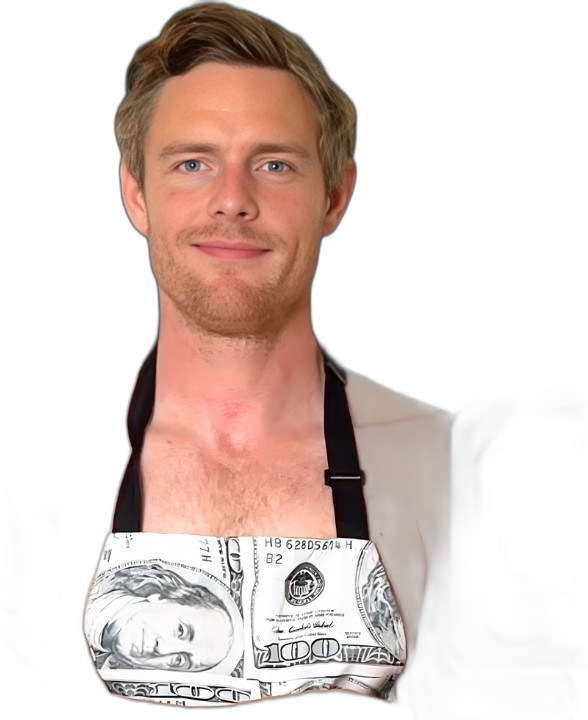
#> input picture assets/nathaniel-cutout.png, 588 x 720 px
$ python framediff.py --img ../../assets/nathaniel-cutout.png ../../assets/nathaniel-head.png
#> lines starting #> are read from the running program, lines starting #| are printed output that depends on the picture; long printed decimals are rounded
#!/usr/bin/env python3
"""
framediff.py — prove an edit actually changed the pixels (catch silent no-op "fixes").

THE BUG THIS EXISTS FOR
  The 10:06 cutout "fix" silently no-op'd: a regex in an overlay/composite .py didn't
  match, so re.sub() rewrote nothing, ffmpeg re-rendered the IDENTICAL frame, exit code
  was 0, and the QC grid went green. "Rendered" is not "changed". The only honest proof
  that an edit landed is: the pixels at the clip's REAL timecode are different before vs
  after. This tool measures that difference and FAILS LOUD when they're identical.

WHAT IT DOES
  (a) --img A.png B.png
        PIL mean-absolute pixel diff over 0-255 (both images coerced to RGB and, if
        sizes differ, B is resized to A so the compare is defined).
        exit 0  -> CHANGED  (delta > --threshold, default 1.0)
        exit 2  -> NO-OP: frames identical (delta <= threshold)

  (b) --clip A.mp4 B.mp4 --at SEC
        extract ONE frame at SEC (accepts seconds like 606 or mm:ss like 10:06) from each
        clip via ffmpeg, then run the same mean-abs compare. Same exit codes.
        --at may be given as one timecode (same SEC in both clips) or as two
        ("--at 10:05 10:06") to diff two MOMENTS of a SINGLE clip (pass the same file
        twice) — useful to confirm a cut/overlay differs across a known boundary.

  Always prints the delta number. A defect (NO-OP) is a NONZERO exit so a pipeline /
  Makefile / CI step stops instead of marching on with an unchanged render.

  (c) stray --final out.mp4 --aroll aroll.mp4 --plan plan.json   (subcommand)
        THE INVERSE OF check-overlays.py. That tool proves DECLARED elements LAND;
        this proves UNDECLARED ones are ABSENT — it catches leaked backgrounds,
        watermarks, a persistent grid/safe-frame, a render artifact, or a stale
        overlay PNG nobody asked for: pixels that CHANGED from the clean A-roll in a
        spot/time where NO beat declared anything.

        How it stays honest about a TALKING-HEAD A-roll (the face moves, that is
        expected and is NOT a defect): it samples many frames, grids the frame into
        cells, and only flags a cell that (1) differs from the A-roll AND (2) does so
        STATICALLY and PERSISTENTLY across the sampled span — a real overlay/artifact
        holds still; the face/hands/background-noise jitter, so their per-cell delta
        is unstable and is filtered out. Cells that fall inside a region+window where
        the plan DOES declare an overlay are subtracted first, so legit graphics never
        flag. Persistent stray cells are clustered into a bounding box and reported
        with the timecode span they persist over.
        exit 0  -> CLEAN: every persistent change is accounted for by a declared overlay
        exit 2  -> STRAY: an undeclared persistent region was found (a leaked element)

EXIT CODES
  0  CHANGED / CLEAN  — (img/clip) delta > threshold · (stray) no undeclared region
  2  NO-OP / STRAY    — (img/clip) delta <= threshold · (stray) leaked element found
  3  usage / IO / ffmpeg error

USAGE
  # two stills:
  python3 framediff.py --img before.png after.png
  python3 framediff.py --img before.png after.png --threshold 2.5

  # one moment, two renders (the real regression guard for a "fix"):
  python3 framediff.py --clip render_old.mp4 render_new.mp4 --at 10:06

  # two moments of ONE clip (confirm a boundary actually differs):
  python3 framediff.py --clip out.mp4 out.mp4 --at 10:05 10:06

  # stray-artifact sweep — undeclared persistent pixels vs the clean A-roll:
  python3 framediff.py stray --final out.mp4 --aroll aroll.mp4 --plan plan.json
  python3 framediff.py stray --final out.mp4 --aroll aroll.mp4 --plan plan.json \
      --samples 24 --cell 64 --cell-thresh 14 --persist 0.85 --save /tmp/stray

HARD RULE (carry this forward)
  Never mutate an overlay/composite .py with sed / re.sub / awk. Read-first Edit only,
  then run framediff at the clip's REAL timecode to confirm the pixels changed. A silent
  no-op regex is exactly how the 10:06 cutout "fix" passed QC while staying broken.
"""

import argparse
import json
import os
import subprocess
import sys
import tempfile

import numpy as np
from PIL import Image


def eprint(*a, **k):
    print(*a, file=sys.stderr, **k)


# [13 lines left out: function parse_tc, not called in this run]


def load_rgb(path):
#> called with path = '../../assets/nathaniel-cutout.png'
    if not os.path.isfile(path):
        raise FileNotFoundError(path)
    return Image.open(path).convert("RGB")
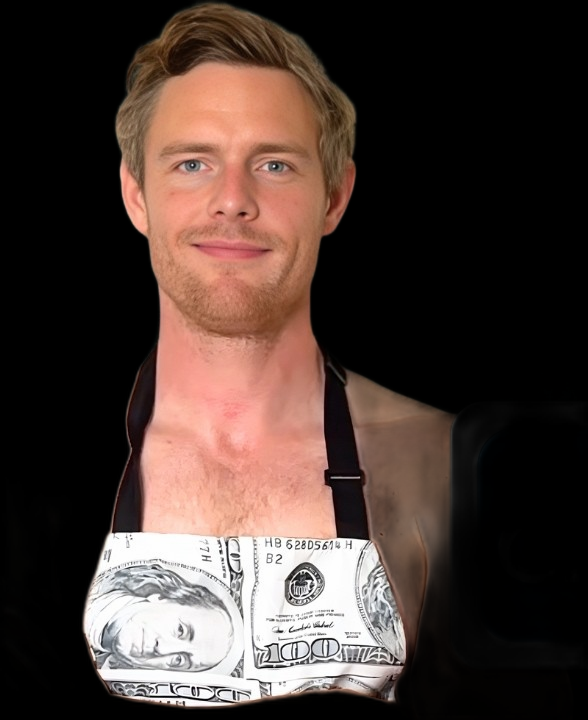
#> returned value: PIL image 588x720 RGB; mean R, G, B 73.9, 58.1, 52.6
#> call 2 of load_rgb, with path = '../../assets/nathaniel-head.png'
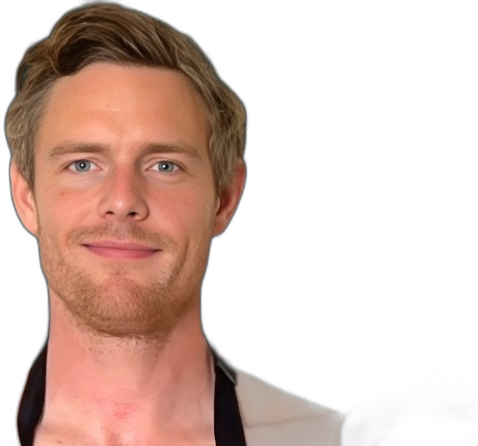
#> input picture assets/nathaniel-head.png, 478 x 446 px
#> in load_rgb (call 2), `return Image.open(path).convert("RGB")`:
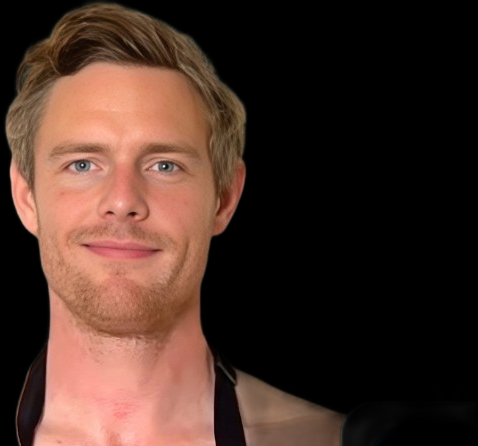
#> returned value: PIL image 478x446 RGB; mean R, G, B 72, 48, 39.1


def mean_abs_diff(img_a, img_b):
    """Mean absolute per-pixel difference on a 0-255 scale.

    If sizes differ, B is resized to A's size (bilinear) so the compare is well defined;
    a resize counts as a real change, which is the honest answer for a QC gate.
    """
    if img_b.size != img_a.size:
        img_b = img_b.resize(img_a.size, Image.BILINEAR)
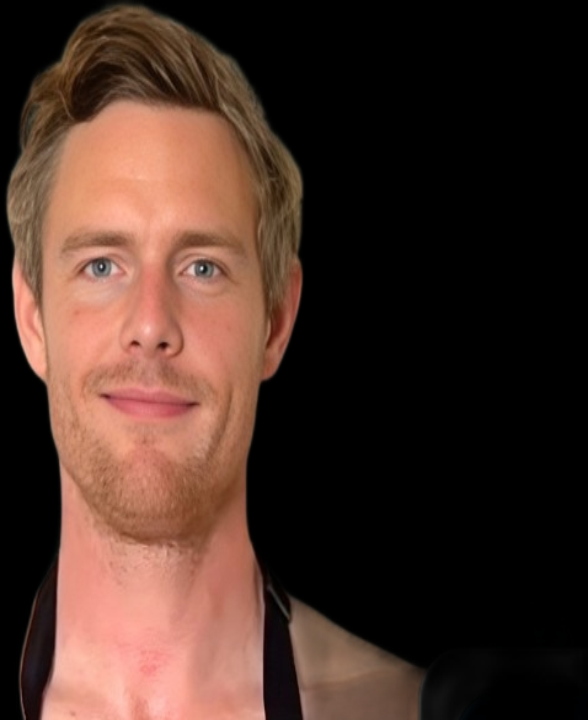
#> img_b: PIL image 588x720 RGB; mean R, G, B 72, 48, 39.1
    a = np.asarray(img_a, dtype=np.float64)
    b = np.asarray(img_b, dtype=np.float64)
    return float(np.mean(np.abs(a - b)))


# [21 lines left out: function extract_frame, not called in this run]


def report(delta, threshold, label_a, label_b):
    print("delta (mean-abs 0-255): %.6f   threshold: %.6f" % (delta, threshold))
    print("  A: %s" % label_a)
    print("  B: %s" % label_b)
    if delta > threshold:
        print("PASS CHANGED — pixels differ; the edit moved the frame.")
        return 0
    print("FAIL NO-OP: frames identical — the edit did NOT change these pixels.")
    print("            (silent no-op? check the regex/Edit actually matched.)")
    return 2


def run_img(args):
    try:
        a = load_rgb(args.img[0])
        b = load_rgb(args.img[1])
    except Exception as e:
        eprint("ERROR: %s" % e)
        return 3
    delta = mean_abs_diff(a, b)
#> delta = 57.23
    return report(delta, args.threshold, args.img[0], args.img[1])
#| delta (mean-abs 0-255): 57.229   threshold: 1.000


# [34 lines left out: function run_clip, not called in this run]


# ─────────────────────────────────────────────────────────────────────────────
# stray-artifact / undeclared-element detector  (mode c)
#
# WHY THIS EXISTS
#   check-overlays.py proves every DECLARED graphic lands at the right spoken
#   moment. Nothing proved the converse: that NOTHING ELSE is on screen. A leaked
#   Descript background, a watermark, a forgotten safe-frame grid, or a stale
#   overlay PNG dropped on the wrong track all render "successfully" (exit 0, QC
#   green) yet sit there over the whole video. The only honest proof they're
#   absent is: every pixel that DIFFERS from the clean A-roll is explained by a
#   beat that DECLARED an overlay there-and-then. A persistent residual that no
#   beat owns is a stray artifact.
#
# THE TALKING-HEAD PROBLEM (and the fix)
#   The A-roll is a face read. The face, hands, and the room behind move, so a
#   naive final-vs-A-roll diff lights up everywhere — none of it a defect. The
#   discriminator is PERSISTENCE + STATICITY: a real overlay/artifact pins the
#   same pixels frame after frame; live motion does not. So we sample many frames,
#   grid each into cells, and only a cell that exceeds the diff threshold in a high
#   FRACTION of the sampled frames (persistent) and whose delta is STABLE across
#   them (static, low variance) is a candidate. Then we subtract any cell that the
#   plan declares an overlay for at that time. What's left is the stray.
# ─────────────────────────────────────────────────────────────────────────────

# Default screen bands (1920×1080 reference) for the overlay layouts that the
# plan does NOT carry explicit pixel rects for. These mirror lib/templates.ts:
#   lower-thirds sit in the bottom band; captions bottom-center; callouts
#   lower-right. Full-screen layouts (TITLE/GRAPHIC/SCREEN+PIP/FIELD) cover all.
# Expressed as FRACTIONS (x,y,w,h) of the frame so they survive any resolution.
# A plan can override per-overlay via a top-level "stray_regions" block (see
# declared_rects_at). Bands are generous on purpose: a false NEGATIVE (missing a
# stray) is worse than over-subtracting a legit overlay's neighborhood.
FULLSCREEN_LAYOUTS = {"TITLE", "GRAPHIC", "SCREEN+PIP", "FIELD"}
BAND_FULL = (0.0, 0.0, 1.0, 1.0)
BAND_LOWER = (0.0, 0.66, 1.0, 0.34)   # lower-third / caption / callout band
DECLARE_PAD = 0.4                      # seconds of slack on each side of a beat window


# [76 lines left out: functions _rects_overlap, declared_windows, not called in this run]


def declared_rect_set_at(spans, sec):
    """Return the list of fractional rects DECLARED on screen at time `sec`."""
    return [rect for (t0, t1, rect) in spans if t0 <= sec <= t1]


# [230 lines left out: functions clip_duration, cell_grid, _cluster_cells, fmt_tc, run_stray, _save_stray_debug, not called in this run]


def abspath_local(p):
    """Repo-relative paths resolve against CWD; absolute pass through (plan paths)."""
    return p if os.path.isabs(p) else os.path.join(os.getcwd(), p)


# [28 lines left out: function build_stray_parser, not called in this run]


def main(argv=None):
    raw = list(sys.argv[1:] if argv is None else argv)

    # NEW `stray` subcommand routed separately so the legacy --img/--clip parser
    # (and its required mutually-exclusive group, help text, and exit codes) stays
    # byte-for-byte unchanged when stray isn't used. Only the FIRST positional
    # token being "stray" triggers the new path.
    if raw and raw[0] == "stray":
        sp = build_stray_parser()
        args = sp.parse_args(raw[1:])
        return run_stray(args)

    p = argparse.ArgumentParser(
        prog="framediff.py",
        description="Prove an edit changed pixels (catch silent no-op fixes). "
                    "exit 0=CHANGED, 2=NO-OP, 3=error.  Subcommand `stray` sweeps a "
                    "final render for undeclared persistent elements.",
    )
    mode = p.add_mutually_exclusive_group(required=True)
    mode.add_argument("--img", nargs=2, metavar=("A.png", "B.png"),
                      help="compare two image files")
    mode.add_argument("--clip", nargs=2, metavar=("A.mp4", "B.mp4"),
                      help="compare a frame extracted from each clip (needs --at)")
    p.add_argument("--at", nargs="+", metavar="SEC",
                   help="timecode(s) for --clip: one (same in both) or two (per-clip). "
                        "Accepts seconds (606) or mm:ss (10:06).")
    p.add_argument("--threshold", type=float, default=1.0,
                   help="mean-abs delta above which frames count as CHANGED (default 1.0)")
    p.add_argument("--save", metavar="PREFIX",
                   help="(clip mode) save the two extracted frames as PREFIX.A.png/.B.png")
    args = p.parse_args(argv)

    if args.clip:
        if not args.at:
            eprint("ERROR: --clip requires --at SEC")
            return 3
        return run_clip(args)
    return run_img(args)


if __name__ == "__main__":
    sys.exit(main())
#> (the program exits here)
